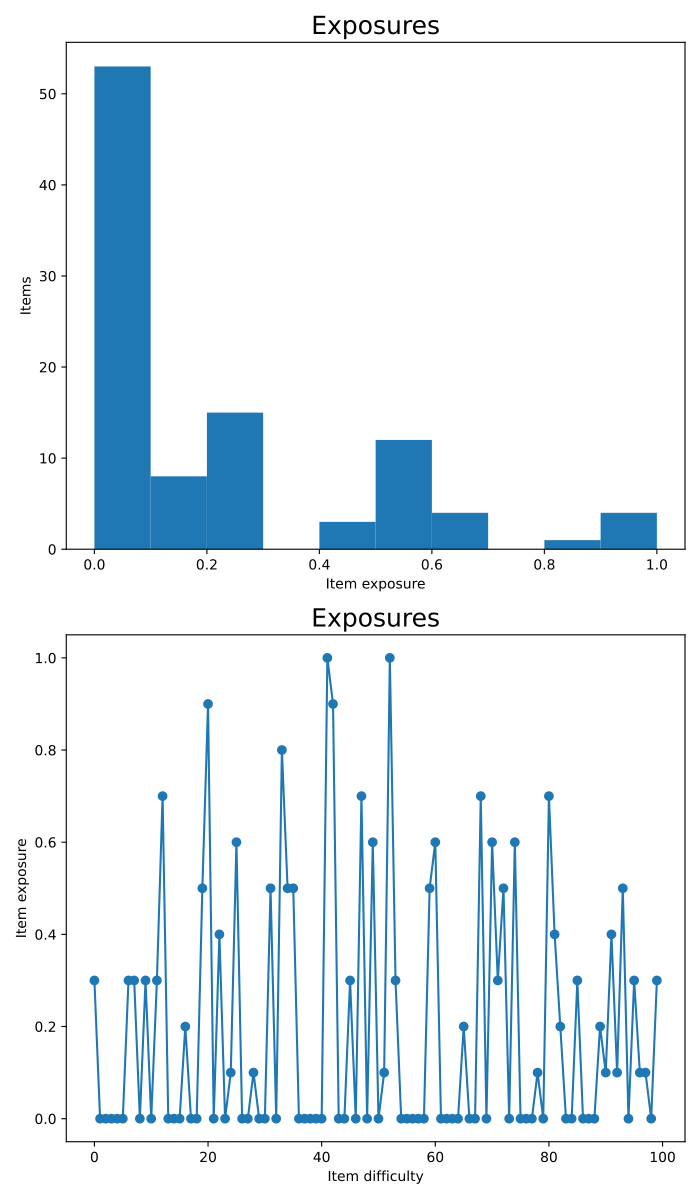

This chart was generated by the following Python code:
import matplotlib.pyplot as plt
from catsim.item_bank import ItemBank
from catsim import plot
from catsim.initialization import RandomInitializer
from catsim.selection import MaxInfoSelector
from catsim.estimation import NumericalSearchEstimator
from catsim.stopping import MinErrorStopper
from catsim.simulation import Simulator

fig, axes = plt.subplots(2, 1, figsize=(7, 12))

s = Simulator(ItemBank.generate_item_bank(100), 10)
s.simulate(RandomInitializer(), MaxInfoSelector(), NumericalSearchEstimator(), MinErrorStopper(0.4, max_items=20))
plot.item_exposure(title='Exposures', simulator=s, hist=True, ax=axes[0])
plot.item_exposure(title='Exposures', simulator=s, par='b', ax=axes[1])
plt.tight_layout()
plt.show()
